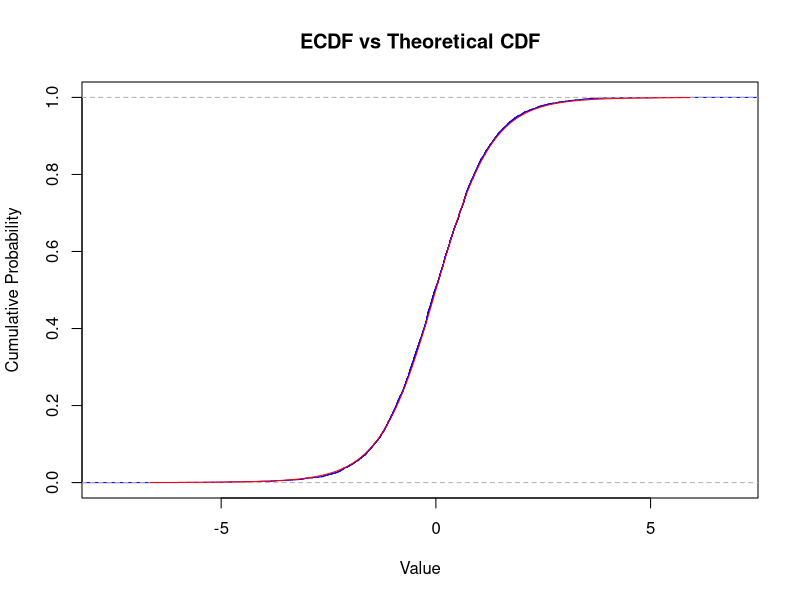

Here is the R script that generated this plot:
### Zadanie 1 

dataZ1 <- c(5, 9, 6, 4, 1)

# Unif(0, b) => mean = b/2 => b = mean * 2
# \beta = 10
betaZ1 <- mean(dataZ1) * 2 

### Zadanie 2

dataZ2 <- c(1, 1, 1, 9)

# \beta = 6
# Co oczywiście jest 'bzdura' bo mamy w probce obserwacje wieksza niz 6
betaZ2 <- mean(dataZ2) * 2

### Zadanie 3

dataZ3 <- read.csv("PNA_Z08/led.csv")$x
lambdaZ3 <- 1 / mean(dataZ3)

# 0.021415, p = 0.7488
# Nie ma podstaw do odrzucenia H0 o identycznosci rozkladow
stats::ks.test(dataZ3, 'pexp', lambdaZ3)

#homework - do using stats::ecdf

homebrewKS <- function(data, cdf) {
  stopifnot(is.function(cdf))
  ecdfD <- ecdf(data)
  sorted <- sort(data)
  
  max(abs(ecdfD(sorted) - cdf(sorted)))
}

# 0.020415
# Roznica miedzy ks.test a tym wynikiem to 1 / length(dataZ3) ???

homebrewKS(dataZ3, \(x) pexp(x, lambdaZ3))

#### Zadanie 4

dataZ4 <- read.csv('PNA_Z08/gret.csv')$x

# Pierwszy moment Ex = \mu, drugi moment Ex^2 = \mu^2 + \sigma^2
# Ex^2 = var(x) + (Ex)^2
# \mu = mean, \sigma^2 = 1/n * sum(x^2) - mean^2 = (n-1)/n * var

muZ4 <- mean(dataZ4)
varnZ4 <- (length(dataZ4) - 1) / length(dataZ4) * var(dataZ4)

# D = 0.0060575, p-value = 0.8566
# Nie ma podstaw do odrzucenia H0 o identycznosci rozkladow
statZ4 <- ks.test(dataZ4, 'pnorm', 0, sqrt(varnZ4))

### Zadanie 5

dataZ5 <- read.csv('PNA_Z08/king.txt', sep = " ")$x

# Poisson, pierwszy moment Ex = \lambda, drugi moment Ex^2 = \lambda^2 + \lambda

# \lambda = 6.94
lambdaZ5 <- mean(dataZ5)

homebrewChiFitTest <- function(data, cdf) {
  stopifnot(is.function(cdf))
  
  levels <- 0:max(data)
  observed <- table(factor(data, levels = levels))
  
  probabilities <- cdf(levels)
  
  expected <- probabilities * length(data)
  
  chistat <- sum((observed - expected)^2 / expected)
  pvalue <- 1 - pchisq(chistat, df = length(levels) - 1)
  
  list(statistic = chistat, `p-value` = pvalue)
}

# \chi^2 = 36.41195, p-value = 0.004039536
# Odrzucamy H0 o identycznosci rozkladow
resultZ5 <- homebrewChiFitTest(dataZ5, \(x) dpois(x, lambdaZ5))

### Zadanie 6

dataZ6 <- read.csv('PNA_Z08/negb.csv', sep = ",")$x
lambdaZ6 <- mean(dataZ6)

# \chi^2 = 535868.7, p-value = 0
# Modelowanie rozkladu za pomoca poissona jest zupelnie nieadekwatne
resultPoisZ6 <- homebrewChiFitTest(dataZ6, \(x) dpois(x, lambdaZ6))

# neg binom
# p = 0.3960485, r = 19.81779
pmmZ6 <- mean(dataZ6) / var(dataZ6)
rmmZ6 <- mean(dataZ6) / (1 - pmmZ6) * pmmZ6

# \chi^2 = 71.71283, p-value = 0.356
# Nie ma podstaw do odrzucenia H0 o identycznosci rozkladow
resultNegBinomZ6 <- homebrewChiFitTest(dataZ6, \(x) dnbinom(x, rmmZ6, pmmZ6))

### Zadanie 7 

dataZ7 <- read.csv('PNA_Z08/lhur2.csv', header = TRUE, sep = ";")$Lhur

# Neg binom mean = r * (1 - p) / p, var = r * (1 - p) / p^2
# Ex = r * (1 - p) / p, Ex^2 = r * (1 - p) / p^2 + r * (1 - p) / p^2

pmmZ7 <- mean(dataZ7) / var(dataZ7)
rmmZ7 <- mean(dataZ7) / (1 - pmmZ7) * pmmZ7

# \chi^2 = 34.72543, p-value = 0.2948103
resultZ7 <- homebrewChiFitTest(dataZ7, \(x) dnbinom(x, rmmZ7, pmmZ7))

### Zadanie 8
dataZ8 <- read.csv2('PNA_Z08/gosset.csv')$x

# min           max         mean           sd
# -6.65245967  5.91285256 -0.01294558  1.18772476
# pewnie rozklad normalny
baseStatsZ8 <- sapply(c(min, max, mean, sd), \(f) f(dataZ8))

meanZ8 <- mean(dataZ8)
varnZ8 <- length(dataZ8) / (length(dataZ8) - 1) * var(dataZ8)

# D = 0.025027, p-value = 0.00381
# Jednak nie, odrzucamy H0
ks.test(dataZ8, 'pnorm', meanZ8, sqrt(varnZ8))

# Troche graficznej eksploracji 
cdfZ8 <- \(x) pnorm(x, meanZ8, sqrt(varnZ8))

# Nazwa pliku to gosset wiedz pewnie rozklad T. 6 znalezione szukajac od gory i dzielac przez 100 i 1000, 5 prawie pasowalo, 6 lezy prawie idealnie?
tcdfZ8 <- \(x) pt(x, 6)

graphECDFvCDF <- function(data, cdf) {
  stopifnot(is.function(cdf))
  vals <- seq(min(data), max(data), length.out = length(data))
  plot(ecdf(data), main = "ECDF vs Theoretical CDF", xlab = "Value", ylab = "Cumulative Probability", col = "blue")
  lines(vals, cdf(vals), col = 'red')
}

# Pasuje wizualnie
graphECDFvCDF(dataZ8, tcdfZ8)

# D = 0.011449, p-value = 0.5286
# Nie ma podstaw do odrzucenia H0 o identycznosci rozkladow
ks.test(dataZ8, 'pt', 6)

### Zadanie 9

dataZ9 <- read.csv('PNA_Z08/exp.csv', sep=';', dec=',')$x

# Exponential, Ex = 1 / \lambda
meanZ9 <- mean(dataZ9)

lambdaZ9 <- 1 / meanZ9

### Zadanie 10
dataZ10 <- read.csv('PNA_Z08/zep.csv', sep = ",")$x

# Gamma with \alpha, \beta params. Ex = \alpha / \beta, Ex^2 = \alpha / \beta^2 + \alpha^2 / \beta^2
# mean = \alpha / \beta, var = \alpha / \beta^2
# \alpha = mean^2 / var, \beta = mean / var

ammZ10 <- mean(dataZ10)^2 / var(dataZ10)
bmmZ10 <- mean(dataZ10) / var(dataZ10)

